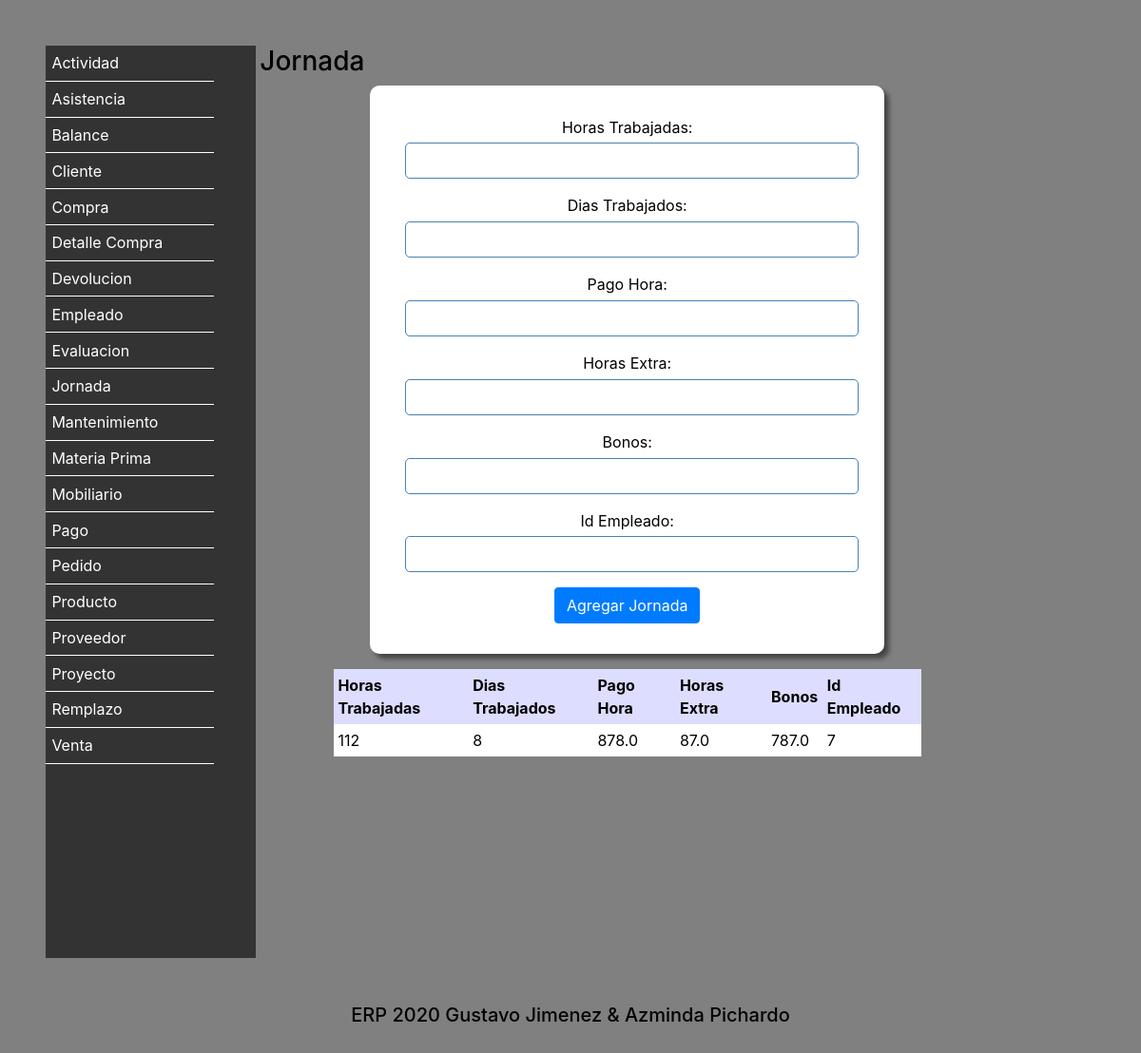
/Jornada/, run on the app's committed database.
### Vistas/models.py (models this page shows, shortened)
class Jornada (models.Model):
    HorasTrabajadas = models.IntegerField(default=0)
    DiasTrabajados = models.IntegerField(default=0)
    PagoHora = models.FloatField(default=0)
    HorasExtra = models.FloatField(default=0)
    Bonos = models.FloatField(default=0)
    IdEmpleado = models.IntegerField(default=0)
    class Meta:
        verbose_name = 'Jornada'
        verbose_name_plural = 'Jornadas'
        ordering = ['IdEmpleado']

### Vistas/views.py (the view)
# urls.py: path('Jornada/',views.MenuJornada),
def MenuJornada(request):
    if request.POST:
        objeto = Jornada()
        objeto.HorasTrabajadas = request.POST["HorasTrabajadas"]
        objeto.DiasTrabajados = request.POST["DiasTrabajados"]
        objeto.PagoHora = request.POST["PagoHora"]
        objeto.HorasExtra = request.POST["HorasExtra"]
        objeto.Bonos = request.POST["Bonos"]
        objeto.IdEmpleado = request.POST["IdEmpleado"]
        objeto.save()
        jornadas = Jornada.objects.all()
        return render(request,"Jornada.html",{"agregado":"si","jornadas":jornadas})
    else:
        jornadas = Jornada.objects.all()
        return render(request,"Jornada.html",{"jornadas":jornadas})

### Vistas/Templates/Jornada.html (shortened to what this page needs)
<!DOCTYPE html>
<html lang="es">
  <head>
    {% include "Encabezado.html" %}
  </head>
  <body>
      {% include "menu.html" %}
<section>
            <h3>Jornada</h3>
            <form action="" method="post">
            <div class="form-group">
            Horas Trabajadas: <input type="number" name="HorasTrabajadas" class="form-control">
            </div>
            <div class="form-group">
            Dias Trabajados: <input type="number" name="DiasTrabajados"class="form-control">
            </div>
            <div class="form-group">
            Pago Hora: <input type="number" name="PagoHora" class="form-control">
            </div>
            <div class="form-group">
            Horas Extra: <input type="number" name="HorasExtra"class="form-control">
            </div>
            <div class="form-group">
            Bonos: <input type="number" name="Bonos"class="form-control">
            </div>
            <div class="form-group">
            Id Empleado: <input type="text" name="IdEmpleado" class="form-control">
            </div>
            <button type="submit" class="btn btn-primary">Agregar Jornada</button>
            </form>
      <table>
            <tr>
              <th>Horas Trabajadas</th>
              <th>Dias Trabajados</th>
              <th>Pago Hora</th>
              <th>Horas Extra</th>
              <th>Bonos</th>
              <th>Id Empleado</th>
            </tr>
            {% for fila in jornadas %}
            <tr>
              <td>{{ fila.HorasTrabajadas}}</td>
              <td>{{ fila.DiasTrabajados}}</td>
              <td>{{ fila.PagoHora}}</td>
              <td>{{ fila.HorasExtra}}</td>
              <td>{{ fila.Bonos}}</td>
              <td>{{ fila.IdEmpleado}}</td>
            </tr>
            {% endfor %}
      </table>
</section>
  {% include "Pie.html" %}
  </body>
</html>

### Vistas/Templates/static/Estilos.css (style rules this page uses)
* { border: 0; margin: 0; padding: 0; }
body { background: #808080; color: black; padding: 3rem; }
form { background-color: white; border-radius: 10px; box-shadow: 5px 5px 5px #444; color: black; margin: 0 auto; padding: 2em; text-align: center; width: 70%; }
input { font-size: 1em; margin: 0.3rem; padding: 0.4rem; }
input[type="text"],input[type="password"],input[type="date"],input[type="number"],input[type="email"],input[type="tel"] { border: 1px solid steelblue; border-radius: 5px; }
section { display: inline-block; vertical-align: top; width: 70%; }
table { margin: 1em auto; width: 80%; }
th { background-color: #ddf; color: black; padding: 0.3em; }
td { padding: 0.3em; }
tr:nth-child(odd) { background-color: #333; color: white; }
tr:nth-child(even) { background-color: white; color: black; }

### Vistas/Templates/static/Imprimir.css (style rules this page uses)
* { -webkit-print-color-adjust: exact; }
nav,form,input,a { display: none; }
section { width: 100%; }

### data on the page
Jornada: HorasTrabajadas "112", DiasTrabajados "8", PagoHora "878.0", HorasExtra "87.0", Bonos "787.0", IdEmpleado "7"
